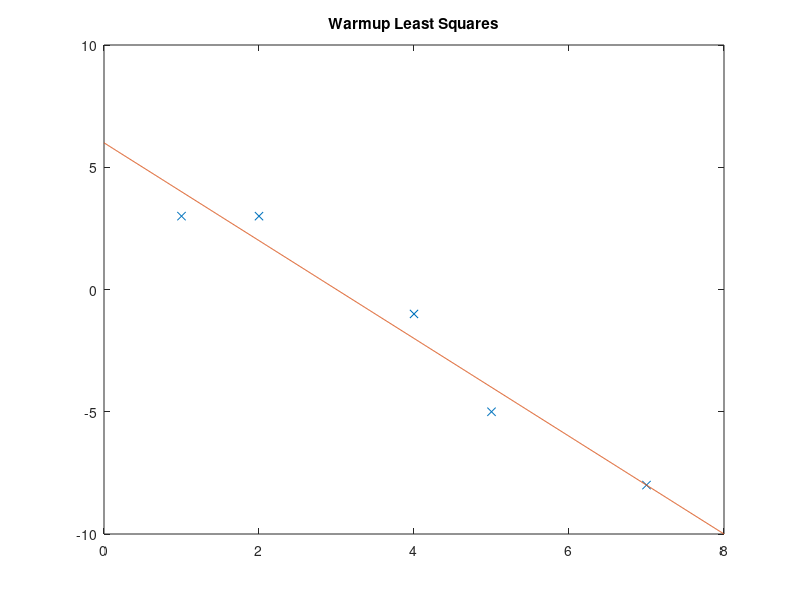

Write MATLAB code to recreate this figure.
xi = [1 2 4 5 7];
yi = [3 3 -1 -5 -8];

a = -2;
b = 6;
x = linspace(0,8,1000);
y = a.*x + b;

plot(xi,yi,'x', x,y);
title('Warmup Least Squares');